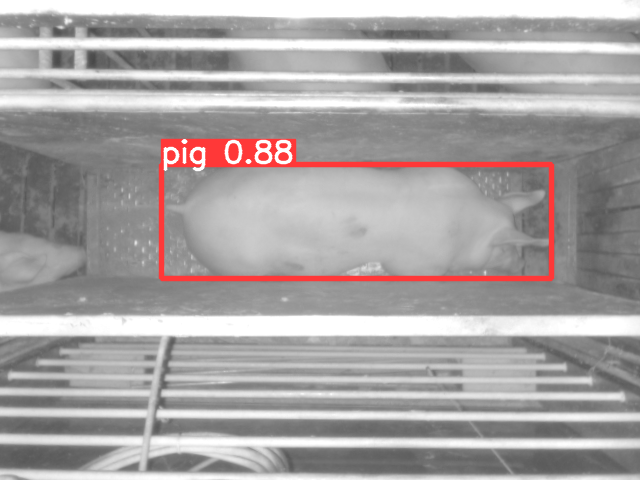
#> input picture reports/informe_final/latex/img/YOLOBOX.png, 640 x 480 px, found by its file name; its folder holds 8 pictures in this run
$ python make_pipeline_figure.py
#> lines starting #> are read from the running program, lines starting #| are printed output that depends on the picture; after the words box and inside, x2 and y2 are one past the last pixel; in counts of white or black regions, pixels touching at a corner belong together
from PIL import Image, ImageDraw, ImageFont, ImageChops
import numpy as np

IMG = "reports/informe_final/latex/img"   # run from the repository root
F  = "/usr/share/fonts/truetype/dejavu/DejaVuSans.ttf"
FB = "/usr/share/fonts/truetype/dejavu/DejaVuSans-Bold.ttf"

CELL_W, CELL_H = 520, 400
CAP_H, PAD     = 86, 18
BG    = (255, 255, 255)
CARD  = (247, 248, 250)
INK   = (17, 20, 24)
MUTE  = (110, 118, 128)
LINE  = (226, 230, 235)
ACC   = (37, 99, 190)      # mask silhouette

def load(fn):
#> called with fn = 'YOLOBOX.png'
    im = Image.open(f"{IMG}/{fn}")
#> im is the input picture: PIL image 640x480 RGB; mean R, G, B 167.9, 163.1, 163.1
    if im.mode == "RGBA":
        flat = Image.new("RGB", im.size, (255, 255, 255))
        flat.paste(im, mask=im.split()[3])
        im = flat
    return im.convert("RGB")

def autocrop(im, tol=12):
#> called with tol = 12
    bg = Image.new("RGB", im.size, im.getpixel((0, 0)))
#> bg: PIL image 640x480 RGB; every value is 255
    diff = ImageChops.difference(im, bg).convert("L").point(lambda p: 255 if p > tol else 0)
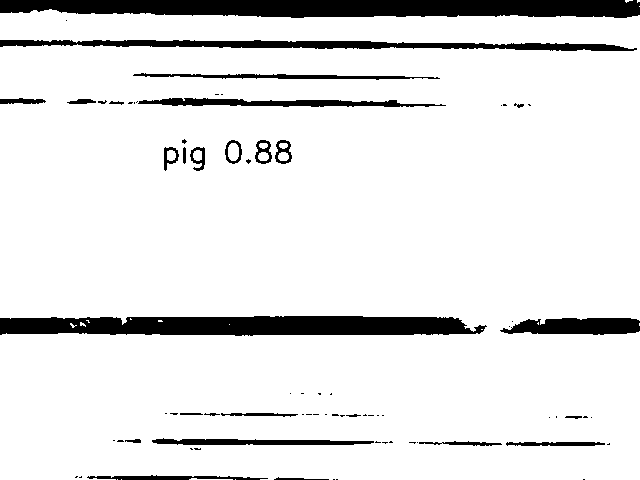
#> diff: PIL image 640x480 L; 90.1% white; 76 black regions (48 under 20 px), largest, box (x1, y1, x2, y2) and area: (0, 0, 640, 18) 9875, (0, 316, 487, 336) 8151, (0, 40, 637, 51) 3814
    box = diff.getbbox()
#> box = (0, 0, 640, 480)
#> call 2 of load, with fn = 'mask.jpg'
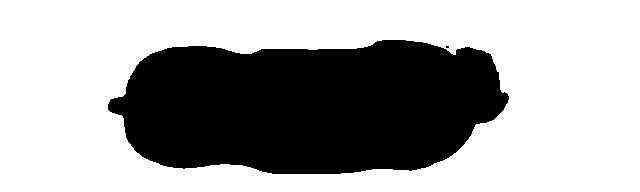
#> input picture reports/informe_final/latex/img/mask.jpg, 640 x 192 px, found by its file name
#> in load, im is the input picture: PIL image 640x192 L; min 0, max 255, mean 165.9
    return im.crop(box) if box else im

def silhouette(im, colour):
    """Grayscale mask -> coloured silhouette on card background."""
#> called with colour = (37, 99, 190)
    a = np.asarray(im.convert("L"))
    fg = a < 128                                   # pig is dark in the source mask
#> fg: shape (192, 640) bool; 34.9% white; 2 white regions (1 under 20 px), largest, box (x1, y1, x2, y2) and area: (108, 40, 509, 174) 42937
#> call 3 of load, with fn = 'pcdbien.png'
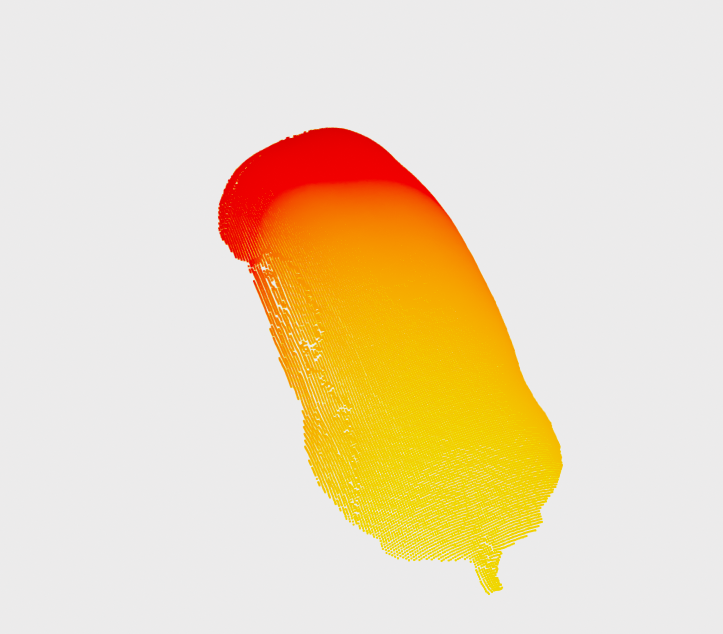
#> input picture reports/informe_final/latex/img/pcdbien.png, 1446 x 1268 px, found by its file name (shown at 1/2 size)
#> in load, im is the input picture: PIL image 1446x1268 RGBA; mean R, G, B, A 236.9, 219.8, 190.6, 255
#> in load (call 3), `flat = Image.new("RGB", im.size, (255, 255, 255))`: flat: PIL image 1446x1268 RGB; every value is 255
    out = np.empty(a.shape + (3,), np.uint8)
    out[...] = CARD
    out[fg] = colour
    return Image.fromarray(out)

def key_grey(im, tol=18):
    """Replace a flat neutral viewer background with the card colour."""
#> called with tol = 18
    a = np.asarray(im).astype(int)
    ref = a[0, 0]
#> ref = [236, 236, 236]
    bg = (np.abs(a - ref).max(axis=2) <= tol)
#> bg: shape (1268, 1446) bool; 80.1% white; 2 black regions, box (x1, y1, x2, y2) and area: (435, 254, 1126, 1190) 365401, (705, 1047, 710, 1052) 24
    a[bg] = CARD
    return Image.fromarray(a.astype(np.uint8))
#> returned value: PIL image 1446x1268 RGB
#> call 4 of load, with fn = 'mesh.png'
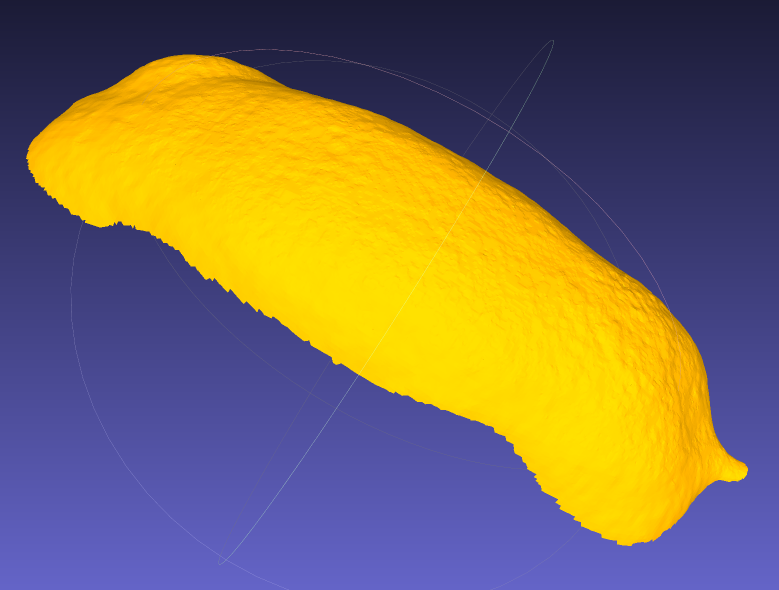
#> input picture reports/informe_final/latex/img/mesh.png, 1558 x 1180 px, found by its file name (shown at 1/2 size)
#> in load, im is the input picture: PIL image 1558x1180 RGBA; mean R, G, B, A 127.1, 110.7, 85.9, 255
#> in load (call 4), `flat = Image.new("RGB", im.size, (255, 255, 255))`: flat: PIL image 1558x1180 RGB; every value is 255

def key_blue(im):
    """Replace the 3D viewer's blue gradient; the subject is warm-toned."""
    a = np.asarray(im).astype(int)
#> a: shape (1180, 1558, 3) int64
    bg = a[..., 2] > a[..., 0] + 18                # blue dominates red
#> bg: shape (1180, 1558) bool; 66.6% white; 219 black regions (217 under 20 px), largest, box (x1, y1, x2, y2) and area: (52, 98, 1496, 1092) 613997, (1288, 524, 1302, 546) 22
    a[bg] = CARD
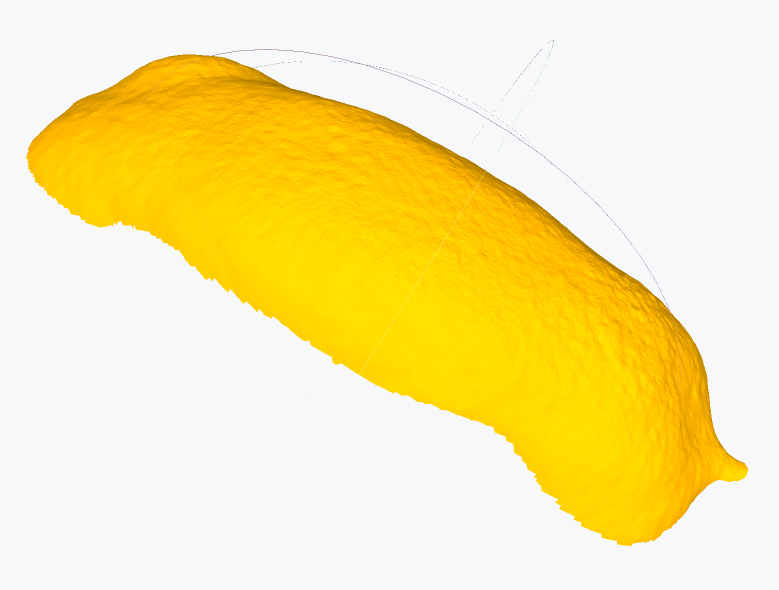
#> a: shape (1180, 1558, 3) int64 (shown at 1/2 size); mean R, G, B 248.4, 232.7, 166.6
    return Image.fromarray(a.astype(np.uint8))
#> returned value: PIL image 1558x1180 RGB

def fit(im, w, h):
    im = im.copy()
    im.thumbnail((w - 24, h - 24), Image.LANCZOS)
    cell = Image.new("RGB", (w, h), CARD)
    cell.paste(im, ((w - im.width) // 2, (h - im.height) // 2))
    return cell

p1 = autocrop(load("YOLOBOX.png"))
p2 = autocrop(silhouette(load("mask.jpg"), ACC), tol=8)
p3 = autocrop(key_grey(load("pcdbien.png")), tol=8)
p4 = autocrop(key_blue(load("mesh.png")), tol=8)
#> call 4 of autocrop, with tol = 8
#> in autocrop (call 4), `box = diff.getbbox()`: box = (52, 80, 1496, 1092)
#> in autocrop (call 4), `return im.crop(box) if box else im`:
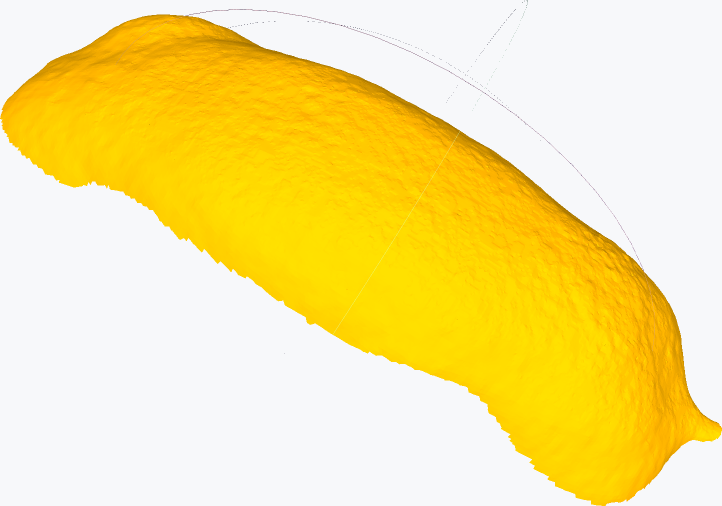
#> returned value: PIL image 1444x1012 RGB (shown at 1/2 size); mean R, G, B 248.8, 228.7, 145.1

PANELS = [
    (p1, "1 · Overhead IR frame", "YOLOv5 detection"),
    (p2, "2 · Semantic mask",     "U-Net · IoU 0.98"),
    (p3, "3 · Point cloud",       "Open3D, depth-coloured"),
    (p4, "4 · Surface mesh",      "Poisson reconstruction"),
]

f_title, f_sub = ImageFont.truetype(FB, 26), ImageFont.truetype(F, 22)
n = len(PANELS)
#> n = 4
W = n * CELL_W + (n + 1) * PAD
#> W = 2170
H = CELL_H + CAP_H + 2 * PAD
strip = Image.new("RGB", (W, H), BG)
#> strip: PIL image 2170x522 RGB; every value is 255
d = ImageDraw.Draw(strip)

for i, (im, title, sub) in enumerate(PANELS):
    x = PAD + i * (CELL_W + PAD)
    strip.paste(fit(im, CELL_W, CELL_H), (x, PAD))
    d.rectangle([x, PAD, x + CELL_W - 1, PAD + CELL_H - 1], outline=LINE, width=2)
    ty = PAD + CELL_H + 18
    d.text((x, ty), title, font=f_title, fill=INK)
    d.text((x, ty + 34), sub, font=f_sub, fill=MUTE)
#> this loop made 4 passes
#> (title, sub, x) on passes 1 to 4: ('1 · Overhead IR frame', 'YOLOv5 detection', 18), ('2 · Semantic mask', 'U-Net · IoU 0.98', 556), ('3 · Point cloud', 'Open3D, depth-coloured', 1094), ('4 · Surface mesh', 'Poisson reconstruction', 1632)
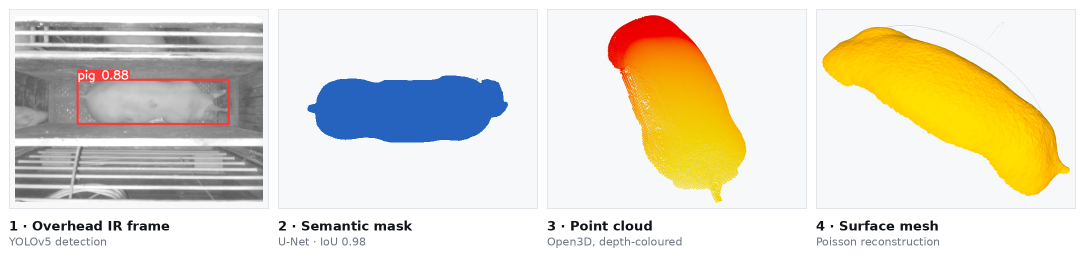
#> strip: PIL image 2170x522 RGB (shown at 1/2 size); mean R, G, B 225.9, 220.5, 204.4

strip.save("pipeline.png", optimize=True)
print("pipeline.png", strip.size)
#| pipeline.png (2170, 522)
